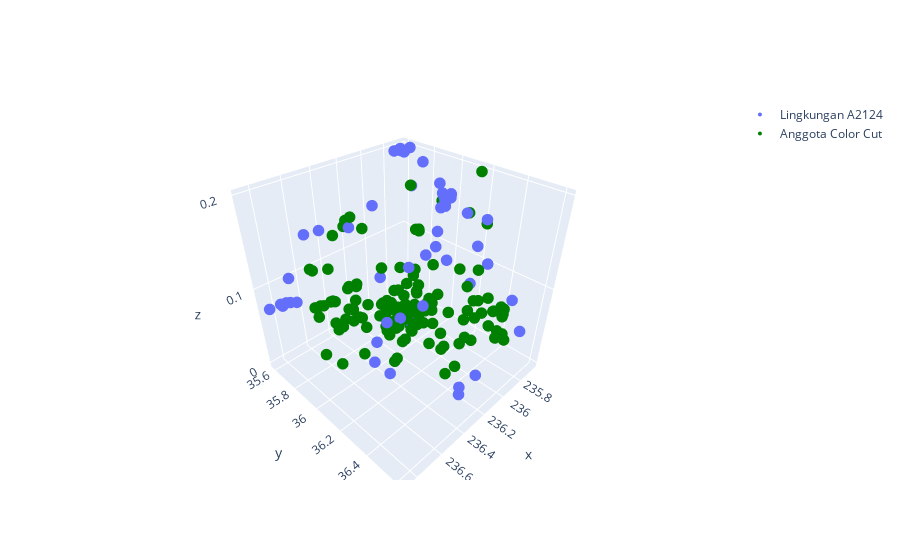

Source (notebook cell):
### Code cell
fig = go.Figure(data=go.Scatter3d(
    x=zoom['ra'],
    y=zoom['dec'],
    z=zoom['z'],
    mode='markers',
    marker=dict(
        size=4,
    )
    ,
    name='Lingkungan A2124'
))

fig.add_trace(go.Scatter3d(
    x=cc['ra'],
    y=cc['dec'],
    z=cc['z'],
    mode='markers',
    marker=dict(
        size=4,
        color='green',              
    ),
    name='Anggota Color Cut'
))
fig.show()

### Figure 1 — Plotly figure (JSON) as saved in the notebook; plotly's stock layout.template omitted (floating-point values rounded to 4 significant figures; data arrays with more than 128 entries replaced by an {"elided": "..."} marker saying what was removed)
{"data": [{"marker": {"size": 4}, "mode": "markers", "name": "Lingkungan A2124", "type": "scatter3d", "x": {"elided": "205 float values"}, "y": {"elided": "205 float values"}, "z": {"elided": "205 float values"}}, {"marker": {"color": "green", "size": 4}, "mode": "markers", "name": "Anggota Color Cut", "type": "scatter3d", "x": {"elided": "149 float values"}, "y": {"elided": "149 float values"}, "z": {"elided": "149 float values"}}], "layout": {}}
